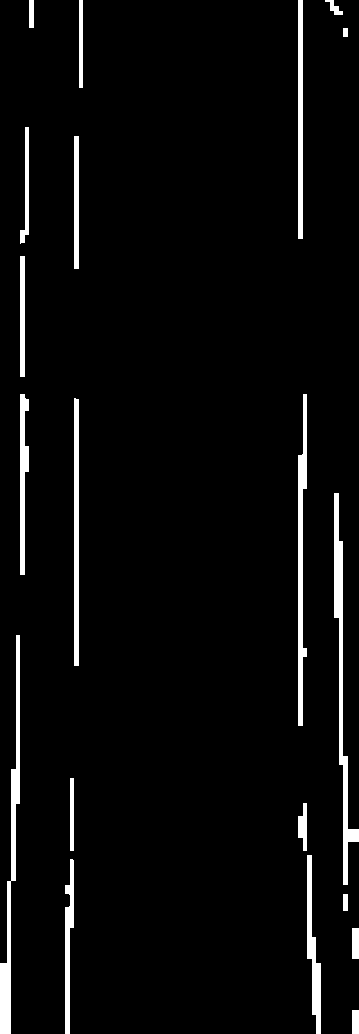
#> input picture img/00006.png, 359 x 1034 px; its folder holds only this picture in this run
$ python temp.py   (Python 2 division)   (older library calls are emulated)
#> lines starting #> are read from the running program, lines starting #| are printed output that depends on the picture; after the words box and inside, x2 and y2 are one past the last pixel; in counts of white or black regions, pixels touching at a corner belong together
#> further down, img is the input picture: shape (1034, 359, 3); 4.2% white; 20 white regions, largest, box (x1, y1, x2, y2) and area: (0, 635, 20, 1034) 2345, (334, 493, 359, 885) 2309, (298, 394, 307, 726) 1772
import cv2
import numpy as np
import glob
import copy
import time
from scipy.signal import find_peaks

paths = glob.glob('./img/*.png')
paths.sort()


def find_peak(roi):
	mask = np.logical_and(roi[:,:,0] != 0, roi[:,:,1] != 0, roi[:,:,2] != 0)
	x = np.sum(mask, axis=0)
	peaks, _ = find_peaks(x, height=70, distance=10)

	return peaks

def lane_detection(img):
	h, w, c = img.shape
#> h = 1034; w = 359; c = 3

	left = copy.copy(img)
	right = copy.copy(img)

	left[450:,180:,:] = 0
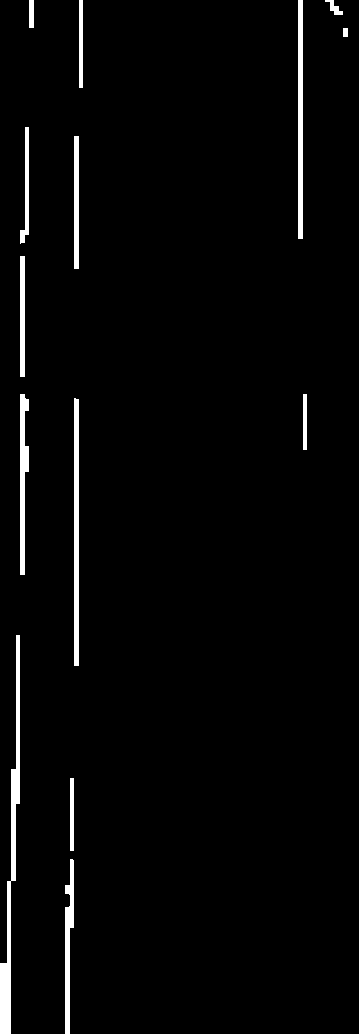
#> left: shape (1034, 359, 3); 2.6% white; 14 white regions, largest, box (x1, y1, x2, y2) and area: (0, 635, 20, 1034) 2345, (74, 398, 79, 666) 1337, (298, 0, 303, 239) 1195
	right[450:,:179,:] = 0
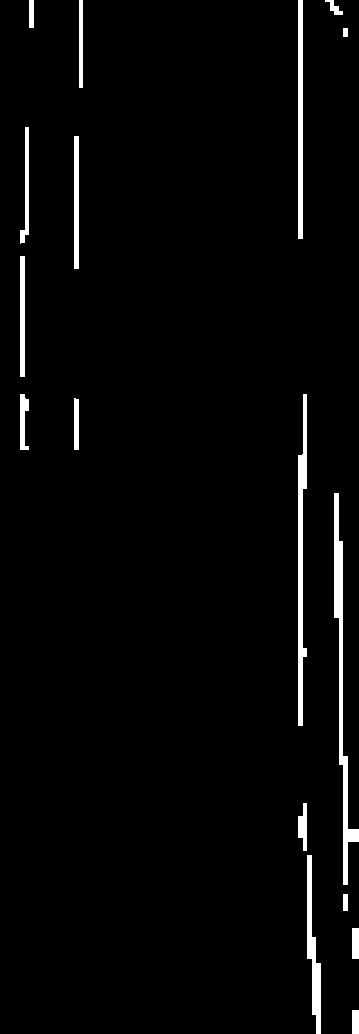
#> right: shape (1034, 359, 3); 2.8% white; 17 white regions, largest, box (x1, y1, x2, y2) and area: (334, 493, 359, 885) 2309, (298, 394, 307, 726) 1772, (298, 0, 303, 239) 1195

	left_peaks = find_peak(left[:,:178,:])
#> in find_peak, `mask = np.logical_and(roi[:,:,0] != 0, roi[:,:,1] != 0, roi[:,:,2] != 0)`:
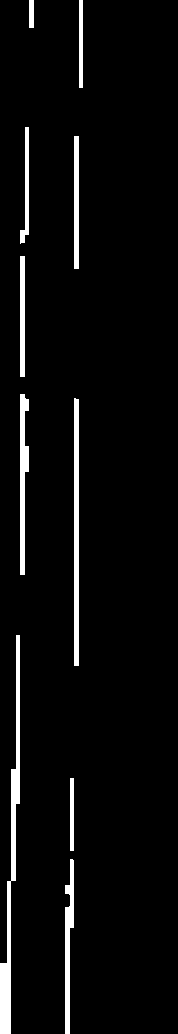
#> mask: shape (1034, 178) bool; 4.5% white; 10 white regions, largest, box (x1, y1, x2, y2) and area: (0, 635, 20, 1034) 2345, (74, 398, 79, 666) 1337, (20, 394, 29, 575) 1058
#> in find_peak, `x = np.sum(mask, axis=0)`: x = 178 values, max 401 at index 74, min 0 at index 34, mean 46.34
#> in find_peak, `peaks, _ = find_peaks(x, height=70, distance=10)`: peaks = [8, 20, 74]
#> left_peaks = [8, 20, 74]
	right_peaks = find_peak(right[:,180:,:])
#> in find_peak (call 2), `mask = np.logical_and(roi[:,:,0] != 0, roi[:,:,1] != 0, roi[:,:,2] != 0)`:
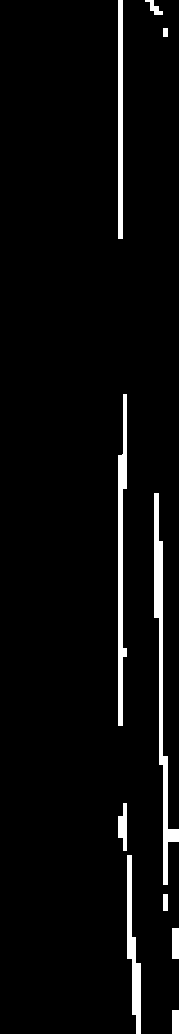
#> mask: shape (1034, 179) bool; 4% white; 10 white regions, largest, box (x1, y1, x2, y2) and area: (154, 493, 179, 885) 2309, (118, 394, 127, 726) 1772, (118, 0, 123, 239) 1195
#> in find_peak (call 2), `x = np.sum(mask, axis=0)`: x = 179 values, max 533 at index 122, min 0 at index 0, mean 41.31
#> in find_peak (call 2), `peaks, _ = find_peaks(x, height=70, distance=10)`: peaks = [122, 160]
#> right_peaks = [122, 160]
	right_peaks += 180
#> right_peaks = [302, 340]
	standard = 78

	window_size = (60, 50)

	fit_prev_left=[]
	fit_prev_right=[]
	fit_sum_left=0
	fit_sum_right=0
	prevFrameCount=6

	if len(left_peaks) > 0 and len(right_peaks) > 0:
		left_index = np.argmin(abs(left_peaks - standard))
#> left_index = 2
		left_base_x = left_peaks[left_index]
#> left_base_x = 74
		left_base_y = 900
		cv2.circle(img, (left_base_x, left_base_y), 10, (255,255,0), -1)

		right_index = np.argmin(abs(right_peaks - (359 - standard)))
#> right_index = 0
		right_base_x = right_peaks[right_index]
#> right_base_x = 302
		right_base_y = 900
		cv2.circle(img, (right_base_x, right_base_y), 10, (255,0,255), -1)
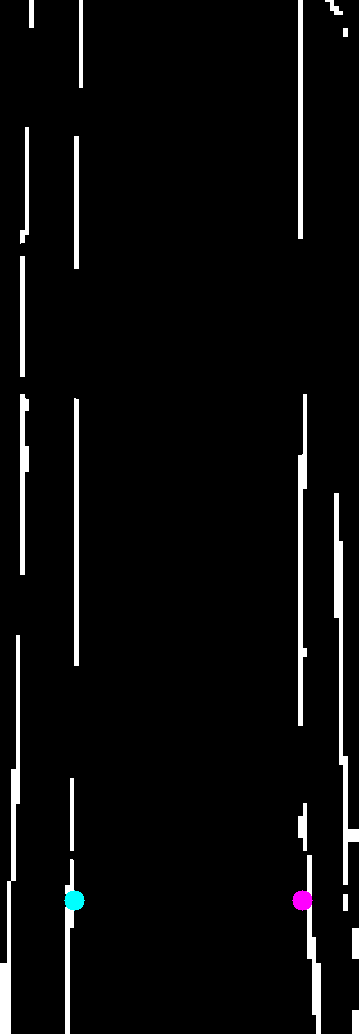
#> img: shape (1034, 359, 3); mean B, G, R 11.1, 10.9, 10.9

		nwindows = 18
		window_height = 55

		left_nonzero = left.nonzero()
		left_nonzeroy = np.array(left_nonzero[0])
		left_nonzerox = np.array(left_nonzero[1])
		right_nonzero = right.nonzero()
		right_nonzeroy = np.array(right_nonzero[0])
		right_nonzerox = np.array(right_nonzero[1])

		leftx_current = left_base_x
#> leftx_current = 74
		rightx_current = right_base_x
#> rightx_current = 302
		margin = 35
		minpix = 50

		left_pt = []
		right_pt = []
		h_list = []

		for window in range(nwindows):
			win_y_low = img.shape[0] - (window+1)*window_height
			win_y_high = img.shape[0] - window*window_height

			left_pt.append(leftx_current)
			right_pt.append(rightx_current)
			h_list.append((win_y_low + win_y_high) / 2)

			win_xleft_low = leftx_current - margin
			win_xleft_high = leftx_current + margin
			win_xright_low = rightx_current - margin
			win_xright_high = rightx_current + margin

			cv2.rectangle(img,(win_xleft_low,win_y_low),(win_xleft_high,win_y_high), (0,255,0), 2)
			cv2.rectangle(img,(win_xright_low,win_y_low),(win_xright_high,win_y_high), (0,255,0), 2)

			good_left_inds = ((left_nonzeroy >= win_y_low) & (left_nonzeroy < win_y_high) & (left_nonzerox >= win_xleft_low) &  (left_nonzerox < win_xleft_high)).nonzero()[0]
			good_right_inds = ((right_nonzeroy >= win_y_low) & (right_nonzeroy < win_y_high) & (right_nonzerox >= win_xright_low) &  (right_nonzerox < win_xright_high)).nonzero()[0]

			if len(good_left_inds) > minpix:
				leftx_current = np.int(np.mean(left_nonzerox[good_left_inds])*0.3 + np.max(left_nonzerox[good_left_inds])*0.7)

			if len(good_right_inds) > minpix:
				rightx_current = np.int(np.mean(right_nonzerox[good_right_inds])*0.3 + np.min(right_nonzerox[good_right_inds])*0.7)
#> this loop made 18 passes
#> (win_xleft_low, win_xleft_high, win_xright_low, win_xright_high, leftx_current, rightx_current) on passes 1, 2, 3, 4, 5, 7, 8, 9, 10, 11, 12, 15: (39, 109, 267, 337, 68, 313), (33, 103, 278, 348, 71, 308), (36, 106, 273, 343, 72, 307), (37, 107, 272, 342, 72, 299), (37, 107, 264, 334, 72, 303), (37, 107, 263, 333, 77, 298), (42, 112, 263, 333, 77, 298), (42, 112, 263, 333, 77, 298), (42, 112, 263, 333, 77, 298), (42, 112, 263, 333, 77, 299), (42, 112, 264, 334, 77, 303), (42, 112, 268, 338, 77, 298)
#> (win_xleft_low, win_xleft_high, win_xright_low, win_xright_high, rightx_current) on pass 6: (37, 107, 268, 338, 298)
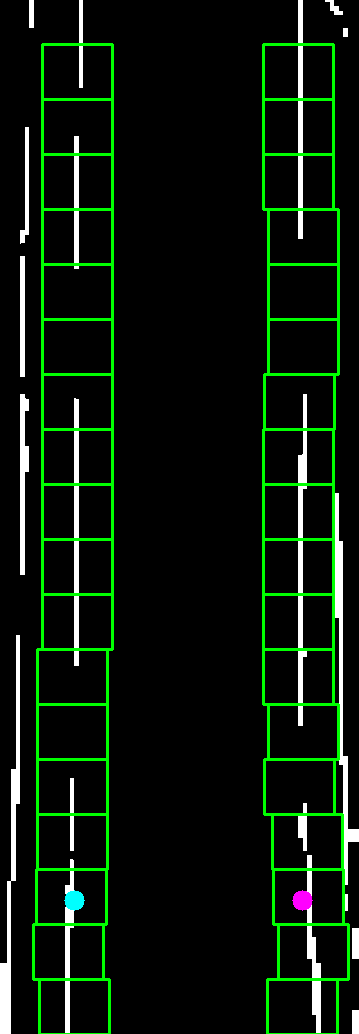
#> img: shape (1034, 359, 3); 5.23% of pixels changed, all inside (x1, y1, x2, y2) = (32, 43, 350, 1034)
#> after the loop, h_list = [1006, 951, 896, 841, 786, 731, 676, 621, 566, 511, 456, 401, 346, 291, 236, 181, 126, 71]; left_pt = [74, 68, 71, 72, 72, 72, 72, 77, 77, 77, 77, 77, 77, 77, 77, 77, 77, 77]; right_pt = [302, 313, 308, 307, 299, 303, 298, 298, 298, 298, 298, 299, 303, 303, 303, 298, 298, 298]

		for i in range(6):
			left_mid_x = int(np.mean(left_pt[i*3:i*3+3]))
			left_mid_y = h_list[i*3 + 1]
			cv2.circle(img, (left_mid_x, left_mid_y), 10, (255,0,0), -1)

			right_mid_x = int(np.mean(right_pt[i*3:i*3+3]))
			right_mid_y = h_list[i*3 + 1]
			cv2.circle(img, (right_mid_x, right_mid_y), 10, (255,0,0), -1)

			cv2.circle(img, ((left_mid_x + right_mid_x)/2, (left_mid_y + right_mid_y)/2), 10, (0,0,255), -1)
#> this loop made 6 passes
#> (left_mid_x, left_mid_y, right_mid_x, right_mid_y) on passes 1 to 6: (71, 951, 307, 951), (72, 786, 303, 786), (75, 621, 298, 621), (77, 456, 298, 456), (77, 291, 303, 291), (77, 126, 298, 126)
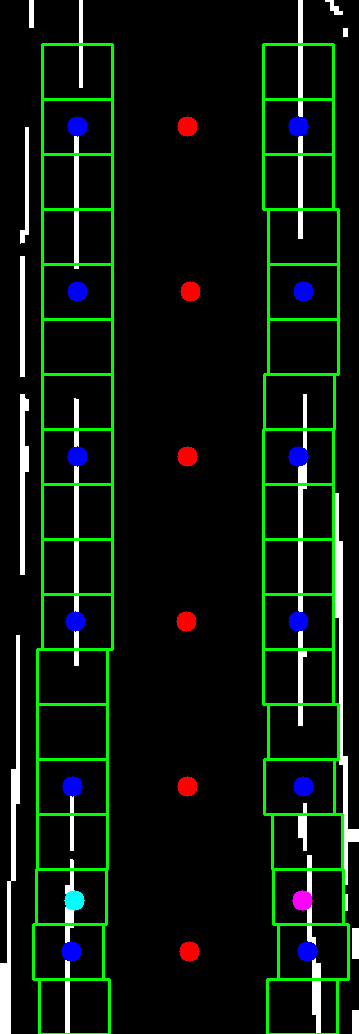
#> img: shape (1034, 359, 3); 1.54% of pixels changed, all inside (x1, y1, x2, y2) = (61, 116, 318, 962)


cv2.namedWindow('img')
cv2.moveWindow('img', 0, 0)

for path in paths:
	img = cv2.imread(path)

	start = time.time()
	lane_detection(img)
	print 'FPS : {}'.format(1 / (time.time() - start))


	cv2.imshow('img', img)

	if cv2.waitKey(1) & 0xff == ord('q'):
#> (key q is pressed here)
		break

$ run again, on img/00024.png
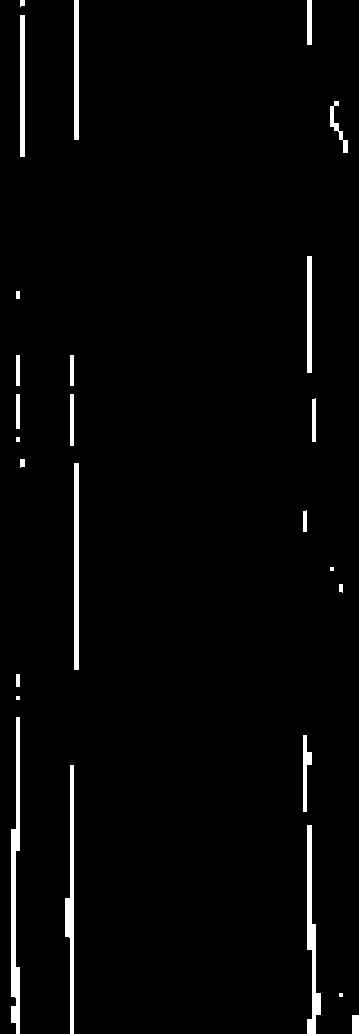
#> input picture img/00024.png, 359 x 1034 px
#> img is the input picture: shape (1034, 359, 3); 2.5% white; 26 white regions (3 under 20 px), largest, box (x1, y1, x2, y2) and area: (11, 717, 20, 1034) 1730, (65, 765, 74, 1034) 1272, (307, 825, 321, 1034) 1250
#> left: shape (1034, 359, 3); 2% white; 19 white regions (1 under 20 px), largest, box (x1, y1, x2, y2) and area: (11, 717, 20, 1034) 1730, (65, 765, 74, 1034) 1272, (74, 463, 79, 670) 1035
#> right: shape (1034, 359, 3); 1.4% white; 20 white regions (2 under 20 px), largest, box (x1, y1, x2, y2) and area: (307, 825, 321, 1034) 1250, (20, 15, 25, 157) 710, (74, 0, 79, 140) 700
#> x = 178 values, max 352 at index 70, min 0 at index 0, mean 35.03
#> peaks = [17, 71]
#> mask: shape (1034, 179) bool; 1.7% white; 11 white regions (2 under 20 px), largest, box (x1, y1, x2, y2) and area: (127, 825, 141, 1034) 1250, (127, 256, 132, 373) 585, (123, 735, 132, 812) 373
#> in lane_detection, `right_peaks = find_peak(right[:,180:,:])`: right_peaks = [129]
#> in lane_detection, `right_peaks += 180`: right_peaks = [309]
#> left_index = 1
#> left_base_x = 71
#> right_index = 0
#> right_base_x = 309
#> right_nonzeroy = 15687 values from 0 to 1033
#> right_nonzerox = 15687 values, max 358 at index 14865, min 16 at index 6276, mean 207.7
#> in lane_detection, `leftx_current = left_base_x`: leftx_current = 71
#> in lane_detection, `rightx_current = right_base_x`: rightx_current = 309
#> the loop in lane_detection, `for window in range(nwindows):` made 18 passes
#> (win_xleft_low, win_xleft_high, win_xright_low, win_xright_high, leftx_current, rightx_current) on passes 1, 2, 3, 4, 5, 10, 11, 12: (36, 106, 274, 344, 72, 309), (37, 107, 274, 344, 72, 308), (37, 107, 273, 343, 72, 307), (37, 107, 272, 342, 72, 307), (37, 107, 272, 342, 72, 303), (42, 112, 268, 338, 77, 303), (42, 112, 268, 338, 76, 312), (41, 111, 277, 347, 72, 312)
#> after the loop in lane_detection, `for window in range(nwindows):`:
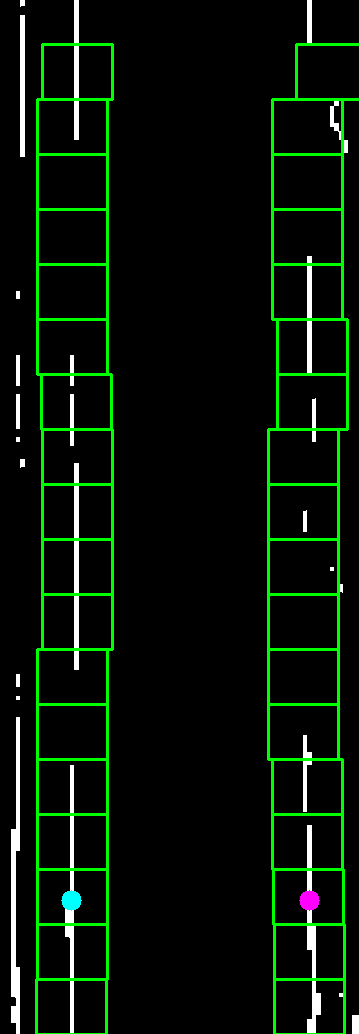
#> img: shape (1034, 359, 3); mean B, G, R 6.5, 19.4, 6.3
#> after the loop in lane_detection, `for window in range(nwindows):`: h_list = [1006, 951, 896, 841, 786, 731, 676, 621, 566, 511, 456, 401, 346, 291, 236, 181, 126, 71]; left_pt = [71, 72, 72, 72, 72, 72, 72, 77, 77, 77, 77, 76, 72, 72, 72, 72, 72, 77]; right_pt = [309, 309, 308, 307, 307, 303, 303, 303, 303, 303, 303, 312, 312, 307, 307, 307, 307, 331]
#> the loop in lane_detection, `for i in range(6):` made 6 passes
#> (left_mid_x, left_mid_y, right_mid_x, right_mid_y) on passes 1 to 6: (71, 951, 308, 951), (72, 786, 305, 786), (75, 621, 303, 621), (76, 456, 306, 456), (72, 291, 308, 291), (73, 126, 315, 126)
#> after the loop in lane_detection, `for i in range(6):`:
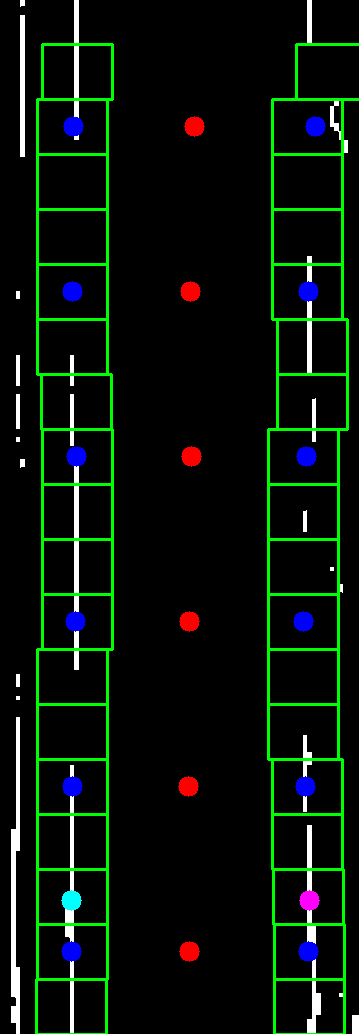
#> img: shape (1034, 359, 3); 1.54% of pixels changed, all inside (x1, y1, x2, y2) = (61, 116, 326, 962)

$ run again, on img/00112.png
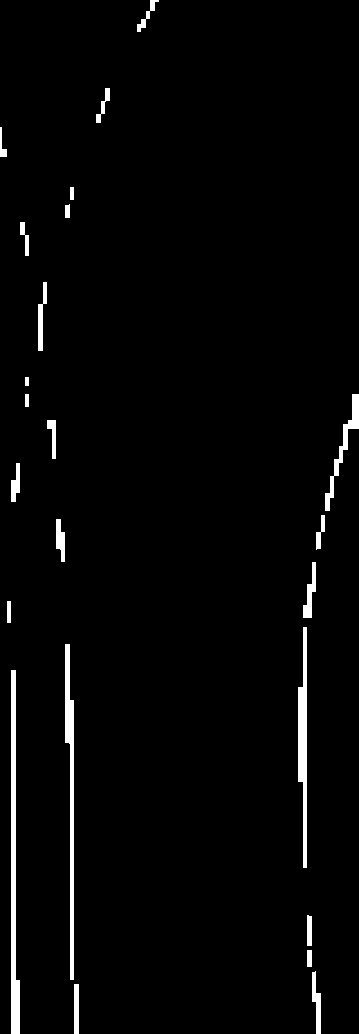
#> input picture img/00112.png, 359 x 1034 px
#> img is the input picture: shape (1034, 359, 3); 2.4% white; 23 white regions, largest, box (x1, y1, x2, y2) and area: (11, 670, 20, 1034) 2036, (65, 644, 74, 980) 1616, (298, 627, 307, 868) 1439
#> left: shape (1034, 359, 3); 1.7% white; 17 white regions, largest, box (x1, y1, x2, y2) and area: (11, 670, 20, 1034) 2036, (65, 644, 74, 980) 1616, (339, 394, 359, 450) 427
#> right: shape (1034, 359, 3); 1.2% white; 17 white regions, largest, box (x1, y1, x2, y2) and area: (298, 627, 307, 868) 1439, (325, 394, 359, 511) 742, (303, 562, 316, 618) 342
#> mask: shape (1034, 178) bool; 3.2% white; 16 white regions, largest, box (x1, y1, x2, y2) and area: (11, 670, 20, 1034) 2036, (65, 644, 74, 980) 1616, (38, 282, 47, 351) 323
#> x = 178 values, max 386 at index 11, min 0 at index 29, mean 32.61
#> peaks = [13, 71]
#> mask: shape (1034, 179) bool; 1.8% white; 7 white regions, largest, box (x1, y1, x2, y2) and area: (118, 627, 127, 868) 1439, (145, 394, 179, 511) 742, (123, 562, 136, 618) 342
#> in lane_detection, `right_peaks = find_peak(right[:,180:,:])`: right_peaks = [124]
#> in lane_detection, `right_peaks += 180`: right_peaks = [304]
#> left_index = 1
#> left_base_x = 71
#> right_index = 0
#> right_base_x = 304
#> left_nonzeroy = 18696 values from 0 to 1033
#> left_nonzerox = 18696 values, max 358 at index 3213, min 0 at index 1005, mean 65.84
#> right_nonzeroy = 13554 values from 0 to 1033
#> right_nonzerox = 13554 values, max 358 at index 3213, min 0 at index 1005, mean 243.6
#> in lane_detection, `leftx_current = left_base_x`: leftx_current = 71
#> in lane_detection, `rightx_current = right_base_x`: rightx_current = 304
#> the loop in lane_detection, `for window in range(nwindows):` made 18 passes
#> (win_xleft_low, win_xleft_high, win_xright_low, win_xright_high, leftx_current, rightx_current) on passes 1 to 8: (36, 106, 269, 339, 77, 313), (42, 112, 278, 348, 72, 307), (37, 107, 272, 342, 72, 307), (37, 107, 272, 342, 72, 303), (37, 107, 268, 338, 72, 299), (37, 107, 264, 334, 71, 299), (36, 106, 264, 334, 71, 299), (36, 106, 264, 334, 68, 304)
#> after the loop in lane_detection, `for window in range(nwindows):`:
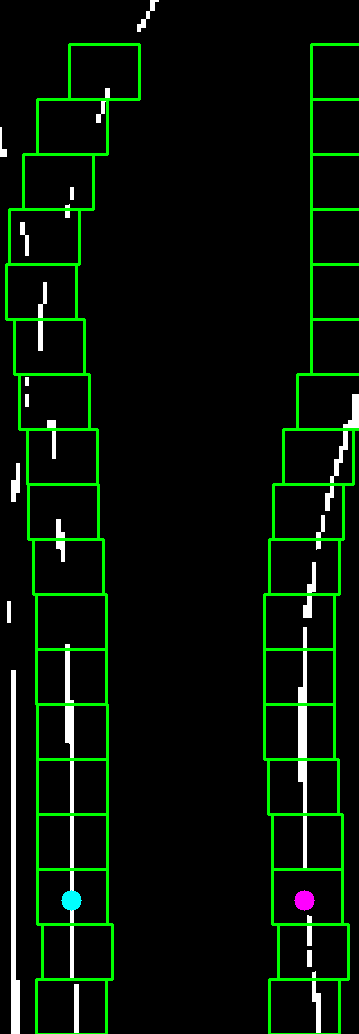
#> img: shape (1034, 359, 3); mean B, G, R 6.3, 18.6, 6.1
#> after the loop in lane_detection, `for window in range(nwindows):`: h_list = [1006, 951, 896, 841, 786, 731, 676, 621, 566, 511, 456, 401, 346, 291, 236, 181, 126, 71]; left_pt = [71, 77, 72, 72, 72, 72, 71, 71, 68, 63, 62, 54, 49, 41, 44, 58, 72, 104]; right_pt = [304, 313, 307, 307, 303, 299, 299, 299, 304, 308, 318, 332, 346, 346, 346, 346, 346, 346]
#> the loop in lane_detection, `for i in range(6):` made 6 passes
#> (left_mid_x, left_mid_y, right_mid_x, right_mid_y) on passes 1 to 6: (73, 951, 308, 951), (72, 786, 303, 786), (70, 621, 300, 621), (59, 456, 319, 456), (44, 291, 346, 291), (78, 126, 346, 126)
#> after the loop in lane_detection, `for i in range(6):`:
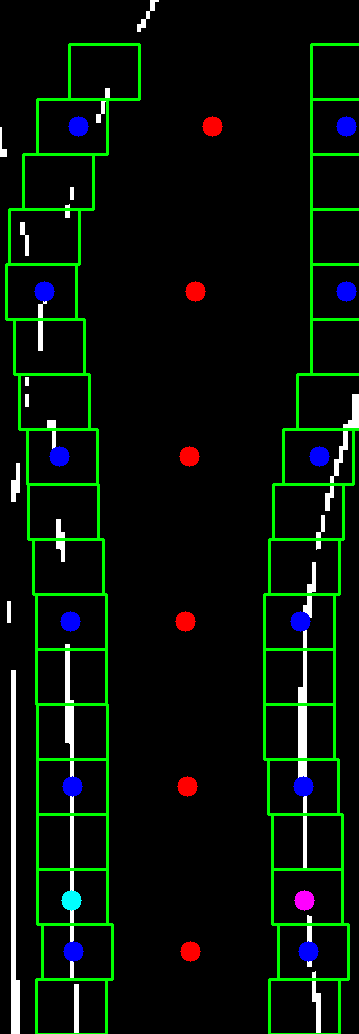
#> img: shape (1034, 359, 3); 1.54% of pixels changed, all inside (x1, y1, x2, y2) = (34, 116, 357, 962)
